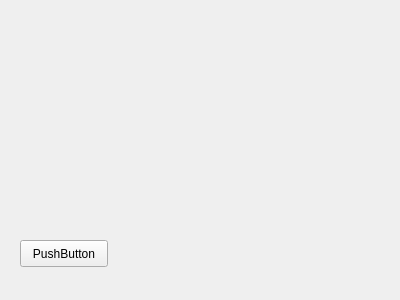
<?xml version="1.0" encoding="UTF-8"?>
<ui version="4.0">
 <class>Form</class>
 <widget class="QWidget" name="Form">
  <property name="geometry">
   <rect>
    <x>0</x>
    <y>0</y>
    <width>400</width>
    <height>300</height>
   </rect>
  </property>
  <property name="windowTitle">
   <string>Sistema Nutricional</string>
  </property>
  <widget class="QPushButton" name="pushButton">
   <property name="geometry">
    <rect>
     <x>20</x>
     <y>240</y>
     <width>88</width>
     <height>27</height>
    </rect>
   </property>
   <property name="text">
    <string>PushButton</string>
   </property>
  </widget>
 </widget>
 <resources/>
 <connections/>
</ui>
